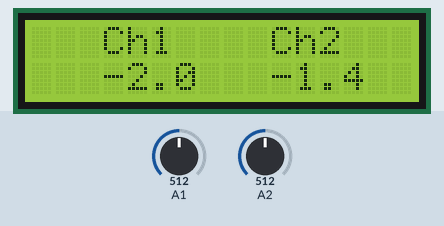
Recording of a sketch running on a simulated Arduino Uno, built for the host (arithmetic inside an expression is 32-bit, double 64-bit). On the bench: 16×2 character LCD. The inputs (shaded band) are chosen by the test bench; at power-on: A1 = 512, A2 = 512. The local clock reads 2024-03-15 10:24:30 at power-on unless the sketch sets it; storage starts empty; what the sketch prints to the serial monitor is not drawn.

Above: at 1.2 s.
1.3 s: A1 set to 193
At 2.9 s:
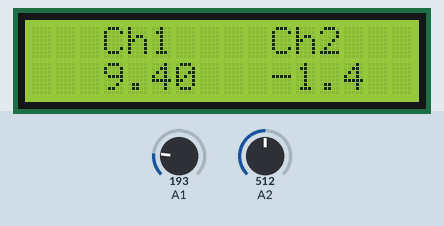
3.4 s: A1 set to 162
At 5.4 s:
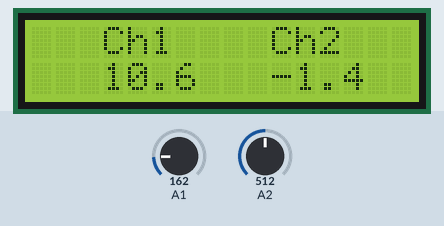
5.7 s: A2 set to 485
At 7.3 s:
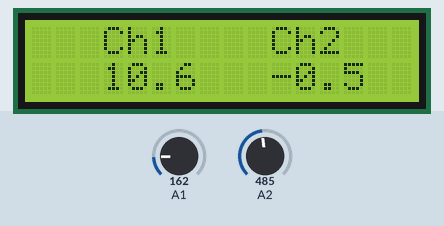
7.6 s: A2 set to 462
At 9.3 s:
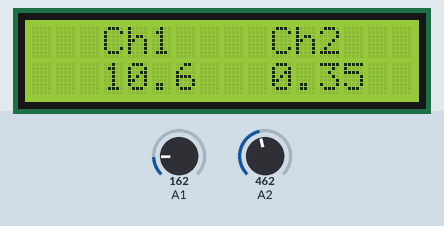
9.6 s: A2 set to 511
At 10.8 s:
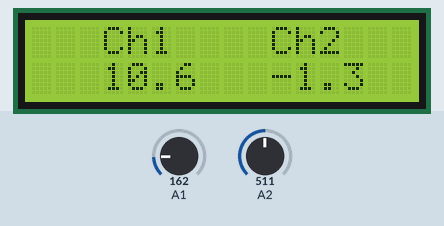
11.9 s: A1 set to 723
At 12.8 s:
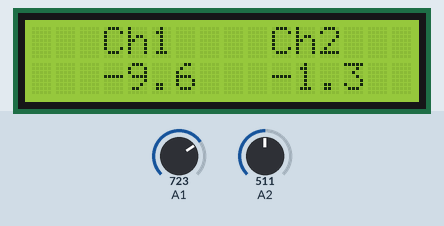
13.8 s: A1 set to 747
Timing chart, 0 to 16.7 s (numbered marks = the images above; inputs shaded):
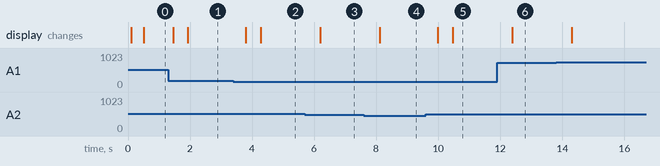

The sketch:

pHreader_extra.ino
```cpp
#include <SoftwareSerial.h>
#include <LiquidCrystal_I2C.h>
#include <EEPROM.h>
#include <SPI.h>
#include <SD.h>
#include <Wire.h>
#include "RTClib.h"

RTC_DS1307 rtc;

//Pino CS do modulo cartao SD
const int chipSelect = 10;
File myFile;

//LiquidCrystal lcd(8, 9, 4, 5, 6, 7);           // select the pins used on the LCD panel
LiquidCrystal_I2C lcd(0x27,2,1,0,4,5,6,7,3, POSITIVE);   // Inicializa o display no endereco 0x27

// define some values used by the panel and buttons
int lcd_key     = -1;
int adc_key_in  = 0;
int adc_key_prev  = -1;
int CurrentMode = 0;                           // 0 = Normal Display , 1 = Debug1 , 2 = Debug2
int CalSelect = 0;                             // 0 = PH4 Calibration Select , 1 = PH7 Calibration Select

const int NumReadings = 10;                    // number of reading
int Index_1 = 0;                                 // index
int Index_2 = 0;                                 // index

int Ph1Readings[NumReadings];                  // array for store PH1 readings
double ph_ch1[NumReadings];
double Ph1Total = 0;                              // PH1 running total
double Ph1Average = 0;                            // PH1 average reading

int Ph2Readings[NumReadings];                  // array for store PH2 readings
double ph_ch2[NumReadings];
double Ph2Total = 0;                              // PH2 running total
double Ph2Average = 0;                            // PH2 average reading

double Ph7Buffer = 7;                          // For PH7 buffer solution's PH value , 7 or 6.86
double Ph4Buffer = 1;                          // For PH4 buffer solution's PH value , 4 or 4.01

double Ph7Ch1Reading = 261;                       // PH7 Buffer Solution Reading.
double Ph7Ch2Reading = 260;                       // PH7 Buffer Solution Reading.

double Ph4Ch1Reading = 428;                       // PH4 Buffer Solution Reading.
double Ph4Ch2Reading = 441;                       // PH4 Buffer Solution Reading.

double Ph1Ratio = 0;                           // PH1 Step
double Ph1Value = 0;                           // Ph1 Value in Human Reading Format after calculation

double Ph2Ratio = 0;                           // PH2 Step
double Ph2Value = 0;                           // Ph2 Value in Human Reading Format after calculation

long previousMillis = 0;                       // Variável de controle do tempo
long Interval = 4000;                          // Tempo em ms do intervalo a ser executado

boolean setDisplay = true;

//TESTE
int incomingByte = 0;
char buf[100];
int num = 0;
String dados;

int giro = 1;
int exame = 0;

int reading_1(){                                 // Reading PH Data
  // Samplin PH Value
  Ph1Total = Ph1Total - Ph1Readings[Index_1];    // subtract the last reading:

  Ph1Readings[Index_1] = analogRead(1);          // read from the sensor : PH1

  Ph1Total = Ph1Total + Ph1Readings[Index_1];     // add the reading to the ph1 total:

  Index_1 = Index_1 + 1;                           // advance to the next position in the array:

  if (Index_1 >= NumReadings){                   // if we're at the end of the array...
    Index_1 = 0;                                 // ...wrap around to the beginning:
    Ph1Average = Ph1Total / NumReadings;       // calculate the average1:

    for(int i = 0; i<NumReadings; i++){
      ph_ch1[i] = (Ph7Ch1Reading - Ph1Readings[i]) / Ph1Ratio + Ph7Buffer;
    }

  }

  Ph1Value = (Ph7Ch1Reading - Ph1Average) / Ph1Ratio + Ph7Buffer;    // Calculate PH ch1

}

int reading_2(){                                 // Reading PH Data
  // Samplin PH Value
  Ph2Total = Ph2Total - Ph2Readings[Index_2];

  Ph2Readings[Index_2] = analogRead(2);          // read from the sensor : PH2

  Ph2Total = Ph2Total + Ph2Readings[Index_2];     // add the reading to the ph2 total:

  Index_2 = Index_2 + 1;                           // advance to the next position in the array:

  if (Index_2 >= NumReadings){                   // if we're at the end of the array...
    Index_2 = 0;                                 // ...wrap around to the beginning:
    Ph1Average = Ph1Total / NumReadings;       // calculate the average1:
    Ph2Average = Ph2Total / NumReadings;       // calculate the average2:

    for(int i = 0; i<NumReadings; i++){
      ph_ch2[i] = (Ph7Ch2Reading - Ph2Readings[i]) / Ph1Ratio + Ph7Buffer;
    }

  }

  Ph2Value = (Ph7Ch2Reading - Ph2Average) / Ph2Ratio + Ph7Buffer;    // Calculate PH ch2

}

void setup(){
   lcd.begin(16, 2);    // start LCD library

   Serial.begin(9600);  // Serial Monitor

    //----------------Inicializa o RTC-------------------
    if (! rtc.isrunning()) {
      Serial.println("RTC is NOT running!");
      // This will reflect the time that your sketch was compiled
      rtc.adjust(DateTime(__DATE__, __TIME__));
    }
    rtc.adjust(DateTime(__DATE__, __TIME__));

    //---------------------------------------------------

    //----------Inicializa o Modulo SD Card--------------
     Serial.println("Inicializando SD card...");
     if (!SD.begin(chipSelect)) {
      Serial.println("Inicializacao falhou!");
      return;
     }
     Serial.println("Inicializacao finalizada.");
    //---------------------------------------------------


   for (int PhThisReading = 0; PhThisReading < NumReadings; PhThisReading++){        // initialize all the Ph readings to 0:
     Ph1Readings[PhThisReading] = 0;
     Ph2Readings[PhThisReading] = 0;
   }

   Ph1Ratio = (Ph4Ch1Reading - Ph7Ch1Reading) / (Ph7Buffer - Ph4Buffer);                 // Calculate Ph1 Ratio
   Ph2Ratio = (Ph4Ch2Reading - Ph7Ch2Reading) / (Ph7Buffer - Ph4Buffer);                 // Calculate Ph2 Ratio

} //END void setup()


void loop(){
  reading_1();                                 // Reading PH Data for display
  reading_2();

  lcd.setCursor(3,0);                        // set the LCD cursor position
  lcd.print("Ch1");
  lcd.setCursor(10,0);
  lcd.print("Ch2");

  // Display PH Data
  lcd.setCursor(3,1);
  lcd.print(Ph1Value,1);                        // display PH1 value

  // Display PH Data
  lcd.setCursor(10,1);
  lcd.print(Ph2Value,1);                        // display PH2 value

  //Send do SDCard
  DateTime now = rtc.now();
  // Display time centered on the upper line
  Serial.print(now.hour(), DEC);
  Serial.print(':');
  Serial.print(now.minute(), DEC);
  Serial.print(':');
  Serial.print(now.second(), DEC);
  //Ph Value
  Serial.print("  -  ");
  Serial.print(Ph1Value);
  Serial.print("; ");
  Serial.print(Ph2Value);

  Serial.print("  -  ");
  Serial.print(Ph1Average);
  Serial.print("; ");
  Serial.println(Ph2Average);

//  Serial.print(";");
//  Serial.print(ph_ch1[0]);
//  Serial.print(";");
//  Serial.print(ph_ch1[1]);
//  Serial.print(";");
//  Serial.print(ph_ch1[2]);
//  Serial.print(";");
//  Serial.print(ph_ch1[3]);
//  Serial.print(";");
//  Serial.print(ph_ch1[4]);
//  Serial.print(";");
//  Serial.print(ph_ch1[5]);
//  Serial.print(";");
//  Serial.print(ph_ch1[6]);
//  Serial.print(";");
//  Serial.print(ph_ch1[7]);
//  Serial.print(";");
//  Serial.print(ph_ch1[8]);
//  Serial.print(";");
//  Serial.print(ph_ch1[9]);
//
//  Serial.print(";");
//  Serial.print(ph_ch2[0]);
//  Serial.print(";");
//  Serial.print(ph_ch2[1]);
//  Serial.print(";");
//  Serial.print(ph_ch2[2]);
//  Serial.print(";");
//  Serial.print(ph_ch2[3]);
//  Serial.print(";");
//  Serial.print(ph_ch2[4]);
//  Serial.print(";");
//  Serial.print(ph_ch2[5]);
//  Serial.print(";");
//  Serial.print(ph_ch2[6]);
//  Serial.print(";");
//  Serial.print(ph_ch2[7]);
//  Serial.print(";");
//  Serial.print(ph_ch2[8]);
//  Serial.print(";");
//  Serial.println(ph_ch2[9]);

    myFile = SD.open("data.txt", FILE_WRITE);  //define

    // if the file opened okay, write to it:
    if (myFile) {

        //Send do myFile Monitor
        DateTime now = rtc.now();
        // Display time centered on the upper line
        myFile.print(now.hour(), DEC);
        myFile.print(':');
        myFile.print(now.minute(), DEC);
        myFile.print(':');
        myFile.print(now.second(), DEC);
        //Ph Value
        myFile.print(";");
        myFile.print(Ph1Value);
        myFile.print(";");
        myFile.print(Ph2Value);

        myFile.print(";");
        myFile.print(ph_ch1[0]);
        myFile.print(";");
        myFile.print(ph_ch1[1]);
        myFile.print(";");
        myFile.print(ph_ch1[2]);
        myFile.print(";");
        myFile.print(ph_ch1[3]);
        myFile.print(";");
        myFile.print(ph_ch1[4]);
        myFile.print(";");
        myFile.print(ph_ch1[5]);
        myFile.print(";");
        myFile.print(ph_ch1[6]);
        myFile.print(";");
        myFile.print(ph_ch1[7]);
        myFile.print(";");
        myFile.print(ph_ch1[8]);
        myFile.print(";");
        myFile.print(ph_ch1[9]);

        myFile.print(";");
        myFile.print(ph_ch2[0]);
        myFile.print(";");
        myFile.print(ph_ch2[1]);
        myFile.print(";");
        myFile.print(ph_ch2[2]);
        myFile.print(";");
        myFile.print(ph_ch2[3]);
        myFile.print(";");
        myFile.print(ph_ch2[4]);
        myFile.print(";");
        myFile.print(ph_ch2[5]);
        myFile.print(";");
        myFile.print(ph_ch2[6]);
        myFile.print(";");
        myFile.print(ph_ch2[7]);
        myFile.print(";");
        myFile.print(ph_ch2[8]);
        myFile.print(";");
        myFile.println(ph_ch2[9]);

      // close the file data.txt:
      myFile.close();

    } else {
      // if the file didn't open, print an error:
      Serial.println("Erro ao abrir data.txt");
    }
    delay(1);                                  // delay in between reads for stability
}
```

Measured:
- after the input at 1.3 s, the display: first changes after 0.16 s (image 1 shows a later state)
- after the input at 3.4 s, the display: first changes after 0.40 s (image 2 shows a later state)
- after the input at 5.7 s, the display: changes after 0.50 s (image 3)
- after the input at 7.6 s, the display: changes after 0.51 s (image 4)
- after the input at 9.6 s, the display: first changes after 0.39 s (image 5 shows a later state)
- after the input at 11.9 s, the display: changes after 0.48 s (image 6)
